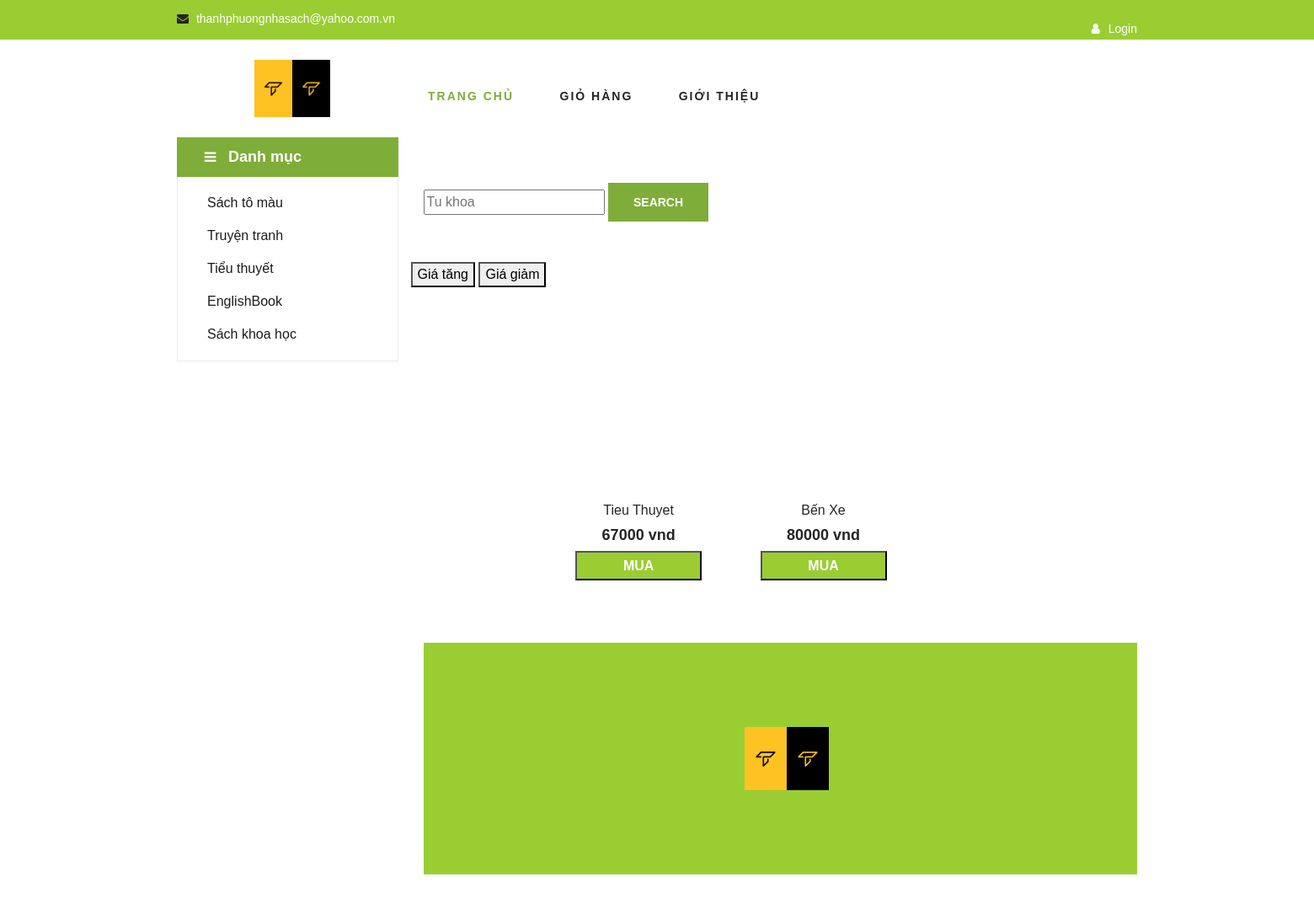
Page /qua.php?show=show_book3 on the committed database.
### tables this page shows
CREATE TABLE IF NOT EXISTS `sanpham` (
  `maSp` varchar(10) NOT NULL,
  `tenSp` text NOT NULL,
  `maLoai` varchar(10) NOT NULL,
  `soTrang` int(11) NOT NULL,
  `gia` int(11) NOT NULL,
  `hinh` text NOT NULL,
  `motaSp` text NOT NULL,
  `maNxb` varchar(10) NOT NULL,
  `maTg` varchar(10) NOT NULL,
  `maNcc` varchar(10) NOT NULL,
  PRIMARY KEY (`maSp`),
  KEY `maNxb` (`maNxb`),
  KEY `maTg` (`maTg`),
  KEY `maNcc` (`maNcc`),
  KEY `maLoai` (`maLoai`)
);

### includes/show_book3.php (the view, shortened to what this page needs)
 <form method="POST" action="">
                                <button type="submit" name="btnTang">Giá tăng</button>
                                 <button type="submit" name="btnGiảm">Giá giảm</button>
                             </form>
<?php
	$sql = "select* from sanpham where maLoai = 3";
	$query1 = mysqli_query($conn,$sql);
 while($data1 = mysqli_fetch_array($query1))
    {
          echo '<div class="col-lg-3 col-md-4 col-sm-6 mix tomau">
                    <div class="featured__item">
                        <div class="featured__item__pic set-bg" data-setbg="img/'.$data1["hinh"].'">
                            <ul class="featured__item__pic__hover">
                                <li><a href="#"><i class="fa fa-heart"></i></a></li>
                                <li><a href="#"><i class="fa fa-shopping-cart"></i></a></li>
                            </ul>
                        </div>
                        <div class="featured__item__text">
                            <h6><a href="#">'.$data1["tenSp"].'</a></h6>
                            <h5>'.$data1["gia"].' vnd</h5>
                            <button type="button" style="margin-top:8px; background-color:#9ACD32;width: 150px; height: 35px; color:white;"><b>MUA</b></button>
                        </div>
                    </div>
                </div>';
    }
 ?>

### header.php (shortened to what this page needs)
<!DOCTYPE html>
<html lang="zxx">
<head>
    <link rel="stylesheet" href="css/bootstrap.min.css" type="text/css">
    <link rel="stylesheet" href="css/font-awesome.min.css" type="text/css">
    <link rel="stylesheet" href="css/elegant-icons.css" type="text/css">
    <link rel="stylesheet" href="css/nice-select.css" type="text/css">
    <link rel="stylesheet" href="css/jquery-ui.min.css" type="text/css">
    <link rel="stylesheet" href="css/owl.carousel.min.css" type="text/css">
    <link rel="stylesheet" href="css/slicknav.min.css" type="text/css">
    <link rel="stylesheet" href="css/style.css" type="text/css">
</head>
<body>
    <header class="header">
        <div class="header__top" style="background-color: #9ACD32" >
            <div class="container">
                <div class="row" >
                    <div class="col-lg-6 col-md-6">
                        <div class="header__top__left">
                            <ul>
                                <li><i class="fa fa-envelope"></i> thanhphuongnhasach@yahoo.com.vn</li>
                            </ul>
                        </div>
                    </div>
                    <div class="col-lg-6 col-md-6"  style="text-align: right">
                        <div class="header__top__right__auth">
                            <br>
                            <?php
                                if(!isset($_SESSION["kh"]["tenKh"]))
                                {
                                    echo'<a href="login.php"><i class="fa fa-user"></i> Login</a>';
                                }
                                else
                                {
                                    echo'<a><i class="fa fa-user"></i>'.$_SESSION["kh"]["tenKh"].'</a>';
                                 echo'<a href="logout.php"><i class="fa fa-close"></i>Logout</a>';
                                }
                             ?>
                            </div>
                        </div>
                    </div>
                </div>
            </div>
        <div class="container">
            <div class="row">
                <div class="col-lg-3"> <br>
                    <div class="header__logo">
                        <a href="./index.php"  ><img src="img/logo1.png" alt="" width="90px"></a>
                    </div><br>
                </div>
                <div class="col-lg-6">
                    <nav class="header__menu">
                        <ul>
                            <li class="active"><a href="./index.php">TRANG CHỦ</a></li>
                           <li><a href="./shoping-cart.php">Giỏ hàng</a></li>
                            <li><a href="./contact.php">GIỚI THIỆU</a></li>
                        </div></li>
                </div>
            </div>
</header>
    <section class="hero">
        <div class="container">
            <div class="row">
                <div class="col-lg-3">
                    <div class="hero__categories">
                        <div class="hero__categories__all">
                            <i class="fa fa-bars"></i>
                            <span>Danh mục</span>
                        </div>
                        <ul>
                            <li><a href="qua.php?show=show_book1">Sách tô màu</a></li>
                            <li><a href="qua.php?show=show_book2">Truyện tranh</a></li>
                            <li><a href="qua.php?show=show_book3">Tiểu thuyết</a></li>
                            <li><a href="qua.php?show=show_book4">EnglishBook</a></li>
                            <li><a href="qua.php?show=show_book5">Sách khoa học</a></li>
                        </ul>
                    </div>
                </div>
                <div class="col-lg-9">

### qua.php (shortened to what this page needs)
<?php include ("header.php") ?>
<br/>
                            <form action="" method="POST">
                                    <input type="text" name="key" placeholder="Tu khoa">
                                <button type="submit" class="site-btn" name="btnSearch">SEARCH</button>
                            </form>
                            <br/>
<br/>
<div class="row">
	<br/>
<br/>
<?php include ("includes/category.php"); ?>
</div>
<br/>
<?php include ("footer.php") ?>

### includes/category.php (shortened to what this page needs)
<?php
	if(isset($_GET["show"]))
	{
		$row=$_GET["show"];
	}
	else{ $row = ""; }
	if($row == "show_book1")
	{
		include ("includes/show_book1.php");
	}
	else if($row == "show_book2")
	{
		include ("includes/show_book2.php");
	}
	else if($row == "show_book3")
	{
		include ("includes/show_book3.php");
	}
?>

### footer.php (shortened to what this page needs)
    <footer class="footer spad">
                    <div class="footer__about" style="width: 300%" >
                        <div class="footer__about__logo">
                            <a href="./index.php" style="padding-left: 15%"><img src="img/logo1.png" alt="" width="100px"></a>
                        </div>
    </footer>
</body>
</html>

### css/style.css (style rules this page uses)
html, body { height: 100%; font-family: "Cairo", sans-serif; -webkit-font-smoothing: antialiased; font-smoothing: antialiased; }
h1, h2, h3, h4, h5, h6 { margin: 0; color: #111111; font-weight: 400; font-family: "Cairo", sans-serif; }
h5 { font-size: 18px; }
h6 { color:black; font-size: 16px; }
img { max-width: 100%; }
ul, ol { padding: 0; margin: 0; }
.set-bg { background-repeat: no-repeat; background-size: cover; background-position: top center; }
.spad { padding-top: 100px; padding-bottom: 100px; }
.site-btn { font-size: 14px; color: #ffffff; font-weight: 800; text-transform: uppercase; display: inline-block; padding: 13px 30px 12px; background: #7fad39; border: none; }
.header__top { background: #9ACD32; }
.header__top__left { padding: 10px 0 13px; }
.header__top__left ul li { font-size: 14px; color:white; display: inline-block; margin-right: 45px; position: relative; }
.header__top__left ul li:after { position: absolute; right: -25px; top: 1px; height: 20px; width: 1px; background:white; opacity: 0.1; content: ""; }
.header__top__left ul li:last-child { margin-right: 0; }
.header__top__left ul li:last-child:after { display: none; }
.header__top__left ul li i { color: #252525; margin-right: 5px; }
.header__top__right__auth { display: inline-block; }
.header__top__right__auth a { display: block; font-size: 14px; color: white; }
.header__top__right__auth a i { margin-right: 6px; }
.header__logo a { display: inline-block; margin-left: 35%; }
.header__menu { padding: 24px 0; margin-top: 5%; margin-left: 1%; }
.header__menu ul li { list-style: none; display: inline-block; margin-right: 50px; position: relative; }
.header__menu ul li.active a { color: #7fad39; }
.header__menu ul li:last-child { margin-right: 0; }
.header__menu ul li a { font-size: 14px; color: #252525; text-transform: uppercase; font-weight: 700; letter-spacing: 2px; -webkit-transition: all, 0.3s; -moz-transition: all, 0.3s; -ms-transition: all, 0.3s; -o-transition: all, 0.3s; transition: all, 0.3s; padding: 5px 0; display: block; }
.hero { padding-bottom: 50px; }
.hero__categories__all { background: #7fad39; position: relative; padding: 10px 25px 10px 10px; cursor: pointer; }
.hero__categories__all i { font-size: 16px; color: #ffffff; margin-right: 10px; margin-left: 10%; }
.hero__categories__all span { font-size: 18px; font-weight: 700; color: #ffffff; }
.hero__categories ul { border: 1px solid #ebebeb; padding-left: 10px; padding-top: 10px; padding-bottom: 12px; }
.hero__categories ul li { list-style: none; margin-left: 10%; }
.hero__categories ul li a { font-size: 16px; color: #1c1c1c; line-height: 39px; display: block; }
.featured__item { margin-bottom: 50px; }
.featured__item__pic { height: 270px; position: relative; overflow: hidden; background-position: center center; }
.featured__item__text { text-align: center; padding-top: 15px; }
.featured__item__text h6 { margin-bottom: 10px; }
.featured__item__text h6 a { color: #252525; }
.featured__item__text h5 { color: #252525; font-weight: 700; }
.footer { background:#9ACD32; }
@media only screen and (min-width: 1200px) { .container { max-width: 1170px; } }
.header .container { position: relative; }

### rows in the picture
sanpham: tenSp "Tieu Thuyet", gia "67000"
sanpham: tenSp "Bến Xe", gia "80000"
